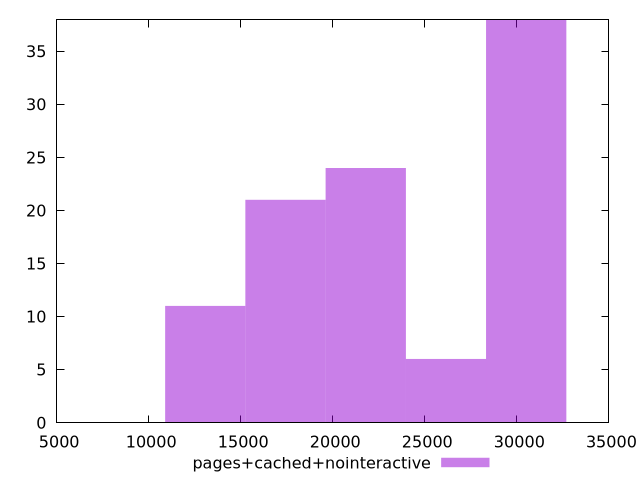

gnuplot code for this plot:
$_pagesCachedNointeractive <<EOF
13075.570242091086 11
17434.093656121448 21
30509.663898212533 38
21792.61707015181 24
26151.14048418217 6
EOF
set key outside below
set terminal pngcairo
set output "report_00006_2020-11-02T20-21-41.718Z/largest-contentful-paint/pages+cached+nointeractive//raw_hist.png"
set yrange [0:38]
set boxwidth 4358.523414030362
set style fill transparent solid 0.5 noborder
plot $_pagesCachedNointeractive title "pages+cached+nointeractive" with boxes ,
